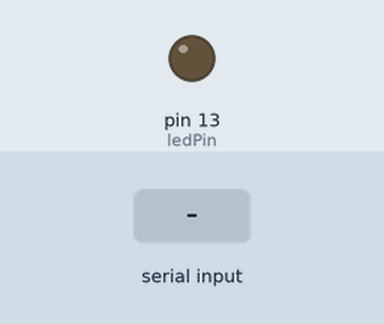
Recording of a sketch running on a simulated Arduino Uno, built with avr-gcc and run on an emulated ATmega328P. Shown: output pins drawn as LEDs (lit = HIGH). Dashed ring = blinking. Inputs (shaded band) come from the test bench.

Above: at 1.2 s.
1.3 s: "c" received over Serial
At 1.6 s:
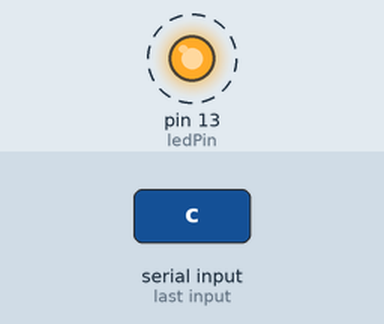
At 10.0 s:
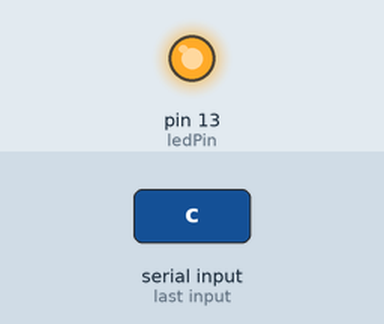
Timing chart, 0 to 10.3 s (numbered marks = the images above; inputs shaded):
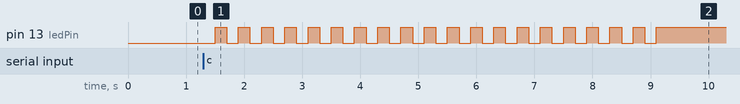

Measured:
- after the input at 1.3 s, pin 13 (ledPin): alternates HIGH for 0.20 s and LOW for 0.20 s, 39 changes in all, then stays HIGH, starting after 0.20 s

The sketch:

bluetoothAndroidLed.ino
```cpp
const int ledPin = 13; // the pin that the LED is attached to
int incomingByte;      // a variable to read incoming serial data into

void setup() {
  // initialize serial communication:
  Serial.begin(9600);
  // initialize the LED pin as an output:
  pinMode(ledPin, OUTPUT);
}

void loop() {
  // see if there's incoming serial data:
  if (Serial.available() > 0) {
    // read the oldest byte in the serial buffer:
    incomingByte = Serial.read();
    // if it's a capital H (ASCII 72), turn on the LED:
    if (incomingByte == 'a') {
      digitalWrite(ledPin, HIGH);
    }
    // if it's an L (ASCII 76) turn off the LED:
    if (incomingByte == 'b') {
      digitalWrite(ledPin, LOW);
    }

    if (incomingByte == 'c') {
      int i=0;
      while(i<20)
      {
        digitalWrite(ledPin, LOW);
        delay(200);
        digitalWrite(ledPin, HIGH);
        delay(200);
        i++;
      }
    }
  }
}
```
